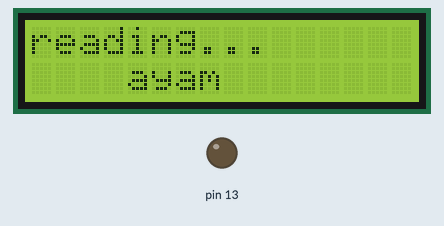
This sketch was run on a simulated Arduino Uno, built with avr-gcc and run on an emulated ATmega328P. On the bench: 16×2 character LCD, output pins drawn as LEDs (lit = HIGH).

Above: at 0.16 s.
At 1.18 s:
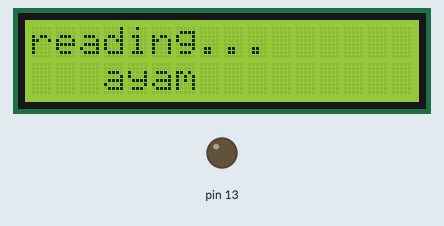

The sketch:

LCD_autoscroll.ino
```cpp
#include <Wire.h>
#include <LCD.h>
#include <LiquidCrystal_I2C.h>

#define I2C_ADDR    0x3F  // Define I2C Address where the PCF8574A is
#define BACKLIGHT_PIN     3
#define En_pin  2
#define Rw_pin  1
#define Rs_pin  0
#define D4_pin  4
#define D5_pin  5
#define D6_pin  6
#define D7_pin  7

int n = 1;

LiquidCrystal_I2C  lcd(I2C_ADDR,En_pin,Rw_pin,Rs_pin,D4_pin,D5_pin,D6_pin,D7_pin);

void setup()
{
  lcd.begin (16,2);

  pinMode(13, OUTPUT);

// Switch on the backlight
  lcd.setBacklightPin(BACKLIGHT_PIN,POSITIVE);
  lcd.setBacklight(HIGH);         //depends to turn on or turn off the backlight
  //lcd.setBacklight(LOW);

  lcd.home ();                   // go home
          //"                "   LCD length-16
  //lcd.print("long text test dgdd drgdrgdr rgr");
  //lcd.setCursor ( 0, 1 );        // go to the 2nd line
  //lcd.print("Goodluck for FYP");

}

void loop()
{
  /*lcd.setCursor (0,1);
  lcd.scrollDisplayLeft();
  lcd.print("this is a long text for Arduino");
  delay(300);
  //lcd.noAutoscroll();delay(1000);*/

            /*lcd.clear();
            lcd.print("reading...");
            lcd.cursor();lcd.blink();
            delay(2000);
            lcd.noCursor();lcd.noBlink();*/
/*for (int i=3; i >= 0; i--)
{
  lcd.setCursor(0,0);
  lcd.print("www.tehnic.go.ro");
  lcd.setCursor(i, 1);
  lcd.print("by niq_ro ");
  delay(500);lcd.clear();
 }*/
String sms_text="ayam";
            for(int i=(sms_text.length()); i>=0; i--){
            lcd.clear();
            lcd.print("reading...");
            lcd.cursor();
            lcd.noCursor();
            lcd.setCursor(i,1);
            lcd.print(sms_text);
            delay(150);
            }
}
```
